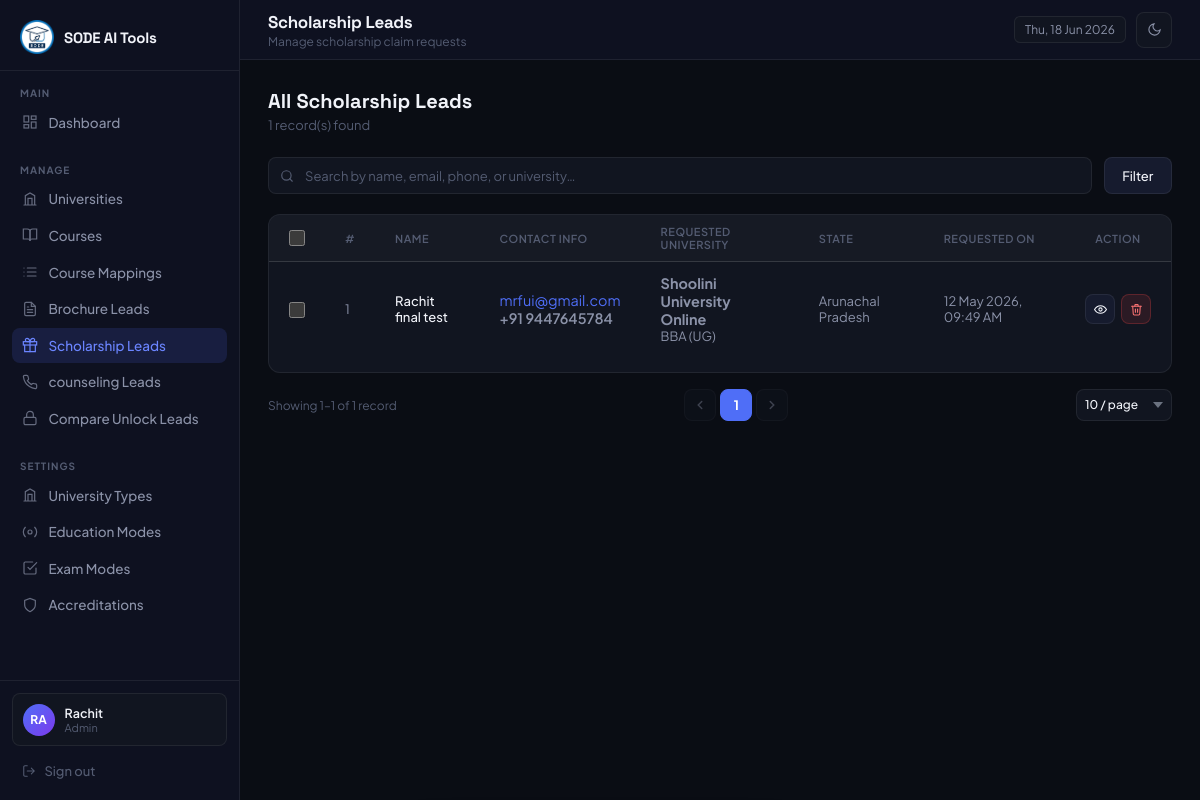
Screenshot of /admin/scholarship_leads.php (signed in) with the database file from the repository.
### tables this page shows
CREATE TABLE `scholarship_leads` (
  `id` int(11) NOT NULL,
  `name` varchar(255) NOT NULL,
  `email` varchar(255) NOT NULL,
  `country_code` varchar(10) NOT NULL DEFAULT '+91',
  `phone` varchar(50) NOT NULL,
  `course` varchar(255) NOT NULL,
  `state` varchar(100) NOT NULL,
  `uni_name` varchar(255) DEFAULT NULL,
  `page_url` text DEFAULT NULL,
  `user_ip` varchar(45) NOT NULL,
  `created_at` timestamp NOT NULL DEFAULT current_timestamp()
);

### includes/helpers.php (called while the page is built, shortened)
<?php
function e(mixed $val): string {
    return htmlspecialchars((string)$val, ENT_QUOTES, 'UTF-8');
}

### admin/scholarship_leads.php (the view, shortened to what this page needs)
<?php
require_once '../includes/db.php';
require_once '../includes/helpers.php';
$search = trim($_GET['search'] ?? '');
$where = ["1 = 1"];
$params = [];
$sql = "SELECT id, name, email, country_code, phone, course, state, uni_name, page_url, user_ip, created_at
        FROM scholarship_leads
        WHERE " . implode(' AND ', $where) . "
        ORDER BY created_at DESC";
try {
    $stmt = $pdo->prepare($sql);
    $stmt->execute($params);
    $leads = $stmt->fetchAll(PDO::FETCH_ASSOC);
} catch (PDOException $e) {
    $leads = [];
    if($e->getCode() == '42S02') {
        $table_missing = true;
    }
}
?>
<!DOCTYPE html>
<html lang="en">
<head>
</head>
<body>
  <?php require_once __DIR__ . '/includes/sidebar.php'; ?>
  <main class="main">
    <?php require_once __DIR__ . '/includes/topbar.php'; ?>
    <div class="content">
      <div class="page-header">
        <div>
          <h3>All Scholarship Leads</h3>
          <p><?= count($leads) ?> record(s) found</p>
        </div>
      </div>
      <div class="search-bar">
        <form method="GET" style="display:contents;">
          <div class="search-input-wrap" style="flex:1;">
            <input type="text" name="search" placeholder="Search by name, email, phone, or university…" value="<?= e($search) ?>" style="width:100%;">
          </div>
          <button type="submit" class="btn btn-secondary">Filter</button>
        </form>
      </div>
      <div class="panel">
        <div class="table-responsive">
          <table data-paginate>
          <thead>
            <tr>
              <th style="width:40px;"><input type="checkbox" class="bulk-cb" id="bulkSelectAll" title="Select All"></th>
              <th style="width:50px;">#</th>
              <th>Name</th>
              <th>Contact Info</th>
              <th>Requested University</th>
              <th>State</th>
              <th>Requested On</th>
              <th style="width:80px; text-align:center;">Action</th>
            </tr>
          </thead>
          <tbody>
            <?php if ($leads): ?>
              <?php foreach ($leads as $i => $l): ?>
                <tr>
                  <td><input type="checkbox" class="bulk-cb bulk-row-cb" value="<?= $l['id'] ?>"></td>
                  <td data-label="#"> <?= $i + 1 ?> </td>
                  <td data-label="Name">
                      <div class="cell-name"><?= e($l['name']) ?></div>
                  </td>
                  <td data-label="Contact">
                      <div style="font-size:0.9rem;">
                          <div style="color:var(--accent);"><?= e($l['email']) ?></div>
                          <div style="color:var(--text-m); font-weight:600;"><?= e($l['country_code']) ?> <?= e($l['phone']) ?></div>
                      </div>
                  </td>
                  <td data-label="University">
                      <strong style="color:var(--accent-blue); font-size:0.9rem;"><?= e($l['uni_name'] ?: 'N/A') ?></strong><br>
                      <span style="font-size:0.8rem; color:var(--text-m);"><?= e($l['course']) ?></span>
                  </td>
                  <td data-label="State"><?= e($l['state']) ?></td>
                  <td data-label="Requested On"><?= date('d M Y, h:i A', strtotime($l['created_at'])) ?></td>
                  <td data-label="Action">
                    <div class="action-col" style="justify-content:center;">
                      <a href="scholarship_lead_view.php?id=<?= $l['id'] ?>" class="btn btn-secondary btn-sm btn-icon" title="View Details">
                        <svg width="13" height="13" viewBox="0 0 24 24" fill="none" stroke="currentColor" stroke-width="2" stroke-linecap="round"><path d="M1 12s4-7 11-7 11 7 11 7-4 7-11 7S1 12 1 12z" /><circle cx="12" cy="12" r="3" /></svg>
                      </a>
                      <form method="POST" style="display:inline;">
                        <button type="submit" class="btn btn-danger btn-sm btn-icon" title="Delete Lead" data-confirm="Delete scholarship lead for '<?= e($l['name']) ?>'? This cannot be undone.">
                           <svg width="13" height="13" viewBox="0 0 24 24" fill="none" stroke="currentColor" stroke-width="2" stroke-linecap="round"><polyline points="3 6 5 6 21 6" /><path d="M19 6l-1 14a2 2 0 0 1-2 2H8a2 2 0 0 1-2-2L5 6" /><path d="M10 11v6M14 11v6" /><path d="M9 6V4a1 1 0 0 1 1-1h4a1 1 0 0 1 1 1v2" /></svg>
                        </button>
                      </form>
                    </div>
                  </td>
                </tr>
              <?php endforeach; ?>
            <?php endif; ?>
          </tbody>
          </table>
        </div>
      </div>
      <div class="pagination-wrap" id="paginationWrap" data-perpage="10">
        <span class="pagination-info" id="paginationInfo"></span>
        <div class="pagination-controls" id="paginationControls"></div>
        <div class="pg-perpage-wrap">
          <select class="pg-perpage-select" id="pgPerPage">
            <option value="10">10 / page</option>
          </select>
        </div>
      </div>
    </div>
  </main>
</body>
</html>

### admin/includes/layout_head.php (style rules this page uses)
*, *::before, *::after { box-sizing: border-box; margin: 0; padding: 0; }
:root { color-scheme: dark; --bg: #0a0d14; --sidebar: #0e1120; --surface: #111520; --surface-h: #161b2e; --border: rgba(255, 255, 255, 0.07); --border-h: rgba(255, 255, 255, 0.13); --accent: #4f6ef7; --accent-h: #6b85ff; --accent-g: #7c3aed; --text: #f1f3f9; --text-m: #8b92a8; --text-s: #545c72; --success: #22c55e; --warning: #f59e0b; --danger: #ef4444; --radius: 12px; --radius-sm: 8px; --sidebar-w: 240px; }
select option { background: var(--surface); color: var(--text); }
body { font-family: 'Plus Jakarta Sans', sans-serif; background: var(--bg); color: var(--text); display: flex; min-height: 100vh; font-size: 14px; transition: background 0.2s, color 0.2s; overflow-x: hidden; }
.main { margin-left: var(--sidebar-w); flex: 1; display: flex; flex-direction: column; min-height: 100vh; min-width: 0; }
.content { padding: 1.75rem; flex: 1; min-width: 0; max-width: 100%; overflow-x: hidden; }
.panel { background: var(--surface); border: 1px solid var(--border); border-radius: var(--radius); overflow: hidden; }
table { width: 100%; border-collapse: collapse; }
table th { padding: 0.625rem 1.25rem; font-size: 11px; font-weight: 600; letter-spacing: 0.5px; text-transform: uppercase; color: var(--text-s); text-align: left; border-bottom: 1px solid var(--border); background: rgba(255, 255, 255, 0.02); }
table td { padding: 0.75rem 1.25rem; font-size: 13px; border-bottom: 1px solid var(--border); color: var(--text-m); }
table tr:last-child td { border-bottom: none; }
table td .cell-name { color: var(--text); font-weight: 500; }
.table-responsive, .table-scroll { width: 100%; margin-bottom: 1rem; border-radius: var(--radius-sm); }
.table-responsive table, .table-scroll table { min-width: 100%; }
.table-responsive table th, .table-scroll table th, .table-responsive table td, .table-scroll table td { white-space: normal; }
.btn { display: inline-flex; align-items: center; gap: 7px; padding: 0.6rem 1.1rem; border-radius: var(--radius-sm); font-size: 13px; font-weight: 500; font-family: inherit; cursor: pointer; transition: opacity 0.2s, transform 0.15s, background 0.15s; text-decoration: none; border: 1px solid transparent; }
.btn-secondary { background: var(--surface-h); color: var(--text); border-color: var(--border); }
.btn-danger { background: rgba(239, 68, 68, 0.12); color: #f87171; border-color: rgba(239, 68, 68, 0.25); }
.btn-sm { padding: 0.35rem 0.7rem; font-size: 12px; }
.btn-icon { padding: 0.4rem; width: 30px; height: 30px; justify-content: center; }
.page-header { display: flex; align-items: center; justify-content: space-between; margin-bottom: 1.5rem; }
.page-header h3 { font-family: 'Space Grotesk', sans-serif; font-size: 20px; font-weight: 700; }
.page-header p { font-size: 13px; color: var(--text-s); margin-top: 3px; }
.search-bar { display: flex; gap: 0.75rem; margin-bottom: 1.25rem; flex-wrap: wrap; align-items: center; }
.search-input-wrap { position: relative; flex: 1; min-width: 200px; }
.search-input-wrap input { width: 100%; padding: 0.6rem 0.875rem 0.6rem 2.25rem; background: var(--surface); border: 1px solid var(--border); border-radius: var(--radius-sm); font-size: 13px; font-family: inherit; color: var(--text); outline: none; transition: border-color 0.2s; }
.search-input-wrap input::placeholder { color: var(--text-s); }
.action-col { display: flex; gap: 6px; align-items: center; }
.bulk-cb { width: 16px; height: 16px; accent-color: var(--accent); cursor: pointer; vertical-align: middle; }
.pagination-wrap { display: flex; align-items: center; justify-content: space-between; flex-wrap: wrap; gap: 0.75rem; padding: 1rem 0 0.25rem; }
.pagination-info { font-size: 12px; color: var(--text-s); }
.pagination-controls { display: flex; align-items: center; gap: 4px; }
.pg-perpage-wrap { display: flex; align-items: center; gap: 6px; font-size: 12px; color: var(--text-s); }
.pg-perpage-select { background: var(--surface); border: 1px solid var(--border); border-radius: 8px; color: var(--text); font-size: 12px; font-family: inherit; font-weight: 500; padding: 4px 24px 4px 8px; height: 32px; cursor: pointer; appearance: none; -webkit-appearance: none; background-repeat: no-repeat; background-position: right 8px center; outline: none; transition: border-color 0.18s; }

### rows the page displays
scholarship_leads: name "Rachit final test", email "mrfui@gmail.com", country_code "+91", phone "9447645784", uni_name "Shoolini University Online", course "BBA (UG)", state "Arunachal Pradesh", created_at "12 May 2026, 09:49 AM"

### other values shown
substr($_SESSION['admin_name'], 0, 2) "RA"
$_SESSION['admin_name'] "Rachit"
$_SESSION['admin_role'] "Admin"
$page_title "Scholarship Leads"
$page_subtitle "Manage scholarship claim requests"
